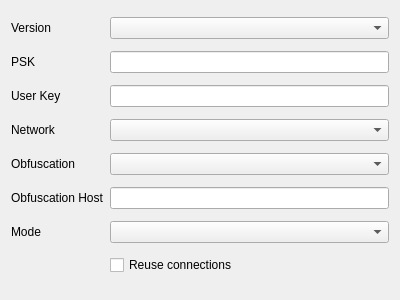
<?xml version="1.0" encoding="UTF-8"?>
<ui version="4.0">
 <class>EditSnell</class>
 <widget class="QWidget" name="EditSnell">
  <property name="geometry">
   <rect>
    <x>0</x>
    <y>0</y>
    <width>400</width>
    <height>300</height>
   </rect>
  </property>
  <property name="windowTitle">
   <string notr="true">EditSnell</string>
  </property>
  <layout class="QGridLayout" name="gridLayout">
   <item row="0" column="0">
    <widget class="QLabel" name="label">
     <property name="text">
      <string>Version</string>
     </property>
    </widget>
   </item>
   <item row="0" column="1">
    <widget class="QComboBox" name="version"/>
   </item>
   <item row="1" column="0">
    <widget class="QLabel" name="label_2">
     <property name="text">
      <string>PSK</string>
     </property>
    </widget>
   </item>
   <item row="1" column="1">
    <widget class="MyLineEdit" name="psk"/>
   </item>
   <item row="2" column="0">
    <widget class="QLabel" name="label_3">
     <property name="toolTip">
      <string>&lt;html&gt;&lt;head/&gt;&lt;body&gt;&lt;p&gt;Per-user key on a multi-user server. Leave empty when the server only has a PSK.&lt;/p&gt;&lt;/body&gt;&lt;/html&gt;</string>
     </property>
     <property name="text">
      <string>User Key</string>
     </property>
    </widget>
   </item>
   <item row="2" column="1">
    <widget class="MyLineEdit" name="userkey"/>
   </item>
   <item row="3" column="0">
    <widget class="QLabel" name="label_4">
     <property name="toolTip">
      <string>&lt;html&gt;&lt;head/&gt;&lt;body&gt;&lt;p&gt;Restrict this outbound to one network. Leave empty to carry both TCP and UDP.&lt;/p&gt;&lt;/body&gt;&lt;/html&gt;</string>
     </property>
     <property name="text">
      <string>Network</string>
     </property>
    </widget>
   </item>
   <item row="3" column="1">
    <widget class="QComboBox" name="network"/>
   </item>
   <item row="4" column="0">
    <widget class="QLabel" name="obfs_mode_l">
     <property name="text">
      <string>Obfuscation</string>
     </property>
    </widget>
   </item>
   <item row="4" column="1">
    <widget class="QComboBox" name="obfs_mode"/>
   </item>
   <item row="5" column="0">
    <widget class="QLabel" name="obfs_host_l">
     <property name="text">
      <string>Obfuscation Host</string>
     </property>
    </widget>
   </item>
   <item row="5" column="1">
    <widget class="MyLineEdit" name="obfs_host"/>
   </item>
   <item row="6" column="0">
    <widget class="QLabel" name="mode_l">
     <property name="toolTip">
      <string>&lt;html&gt;&lt;head/&gt;&lt;body&gt;&lt;p&gt;Traffic shaping used by Snell v6. &quot;unsafe-raw&quot; disables padding and is faster but easier to fingerprint.&lt;/p&gt;&lt;/body&gt;&lt;/html&gt;</string>
     </property>
     <property name="text">
      <string>Mode</string>
     </property>
    </widget>
   </item>
   <item row="6" column="1">
    <widget class="QComboBox" name="mode"/>
   </item>
   <item row="7" column="1">
    <widget class="QCheckBox" name="reuse">
     <property name="toolTip">
      <string>&lt;html&gt;&lt;head/&gt;&lt;body&gt;&lt;p&gt;Keep idle connections to the server open and reuse them for later requests.&lt;/p&gt;&lt;/body&gt;&lt;/html&gt;</string>
     </property>
     <property name="text">
      <string>Reuse connections</string>
     </property>
    </widget>
   </item>
  </layout>
 </widget>
 <customwidgets>
  <customwidget>
   <class>MyLineEdit</class>
   <extends>QLineEdit</extends>
   <header>include/ui/utils/MyLineEdit.h</header>
  </customwidget>
 </customwidgets>
 <tabstops>
  <tabstop>version</tabstop>
  <tabstop>psk</tabstop>
  <tabstop>userkey</tabstop>
  <tabstop>network</tabstop>
  <tabstop>obfs_mode</tabstop>
  <tabstop>obfs_host</tabstop>
  <tabstop>mode</tabstop>
  <tabstop>reuse</tabstop>
 </tabstops>
 <resources/>
 <connections/>
</ui>
